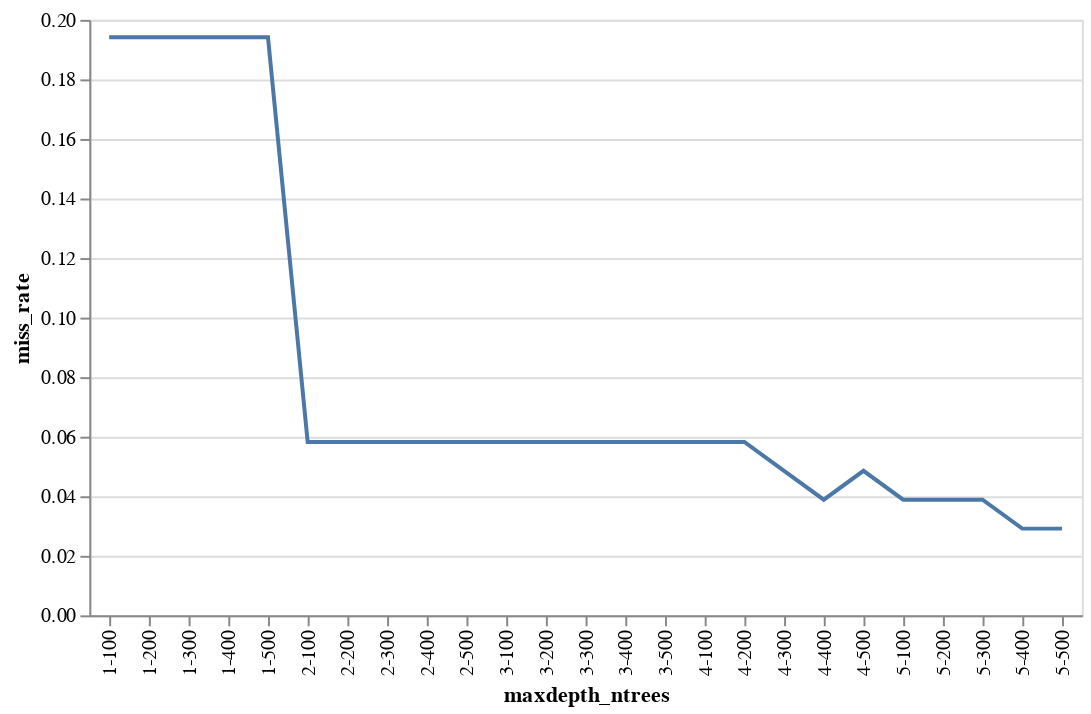

Notebook cell for this chart:
### Code cell
# Plot results
res_df |>
@vlplot(
    :line,
    x=:maxdepth_ntrees,
    y=:miss_rate,
    width=500,
    height=300)

### Figure 1 — Vega-Lite specification as saved in the notebook (floating-point values rounded to 4 significant figures)
{"data": {"values": [{"max_depth": 3, "maxdepth_ntrees": "3-100", "miss_rate": 0.05825, "n_trees": 100}, {"max_depth": 5, "maxdepth_ntrees": "5-400", "miss_rate": 0.02913, "n_trees": 400}, {"max_depth": 1, "maxdepth_ntrees": "1-400", "miss_rate": 0.1942, "n_trees": 400}, {"max_depth": 4, "maxdepth_ntrees": "4-400", "miss_rate": 0.03883, "n_trees": 400}, {"max_depth": 5, "maxdepth_ntrees": "5-500", "miss_rate": 0.02913, "n_trees": 500}, {"max_depth": 5, "maxdepth_ntrees": "5-100", "miss_rate": 0.03883, "n_trees": 100}, {"max_depth": 4, "maxdepth_ntrees": "4-300", "miss_rate": 0.04854, "n_trees": 300}, {"max_depth": 1, "maxdepth_ntrees": "1-500", "miss_rate": 0.1942, "n_trees": 500}, {"max_depth": 2, "maxdepth_ntrees": "2-100", "miss_rate": 0.05825, "n_trees": 100}, {"max_depth": 3, "maxdepth_ntrees": "3-400", "miss_rate": 0.05825, "n_trees": 400}, {"max_depth": 4, "maxdepth_ntrees": "4-500", "miss_rate": 0.04854, "n_trees": 500}, {"max_depth": 4, "maxdepth_ntrees": "4-200", "miss_rate": 0.05825, "n_trees": 200}, {"max_depth": 3, "maxdepth_ntrees": "3-300", "miss_rate": 0.05825, "n_trees": 300}, {"max_depth": 2, "maxdepth_ntrees": "2-500", "miss_rate": 0.05825, "n_trees": 500}, {"max_depth": 3, "maxdepth_ntrees": "3-200", "miss_rate": 0.05825, "n_trees": 200}, {"max_depth": 4, "maxdepth_ntrees": "4-100", "miss_rate": 0.05825, "n_trees": 100}, {"max_depth": 2, "maxdepth_ntrees": "2-200", "miss_rate": 0.05825, "n_trees": 200}, {"max_depth": 3, "maxdepth_ntrees": "3-500", "miss_rate": 0.05825, "n_trees": 500}, {"max_depth": 1, "maxdepth_ntrees": "1-300", "miss_rate": 0.1942, "n_trees": 300}, {"max_depth": 1, "maxdepth_ntrees": "1-200", "miss_rate": 0.1942, "n_trees": 200}, {"max_depth": 2, "maxdepth_ntrees": "2-300", "miss_rate": 0.05825, "n_trees": 300}, {"max_depth": 5, "maxdepth_ntrees": "5-200", "miss_rate": 0.03883, "n_trees": 200}, {"max_depth": 2, "maxdepth_ntrees": "2-400", "miss_rate": 0.05825, "n_trees": 400}, {"max_depth": 1, "maxdepth_ntrees": "1-100", "miss_rate": 0.1942, "n_trees": 100}, {"max_depth": 5, "maxdepth_ntrees": "5-300", "miss_rate": 0.03883, "n_trees": 300}]}, "encoding": {"x": {"field": "maxdepth_ntrees", "type": "nominal"}, "y": {"field": "miss_rate", "type": "quantitative"}}, "height": 300, "mark": "line", "width": 500}
